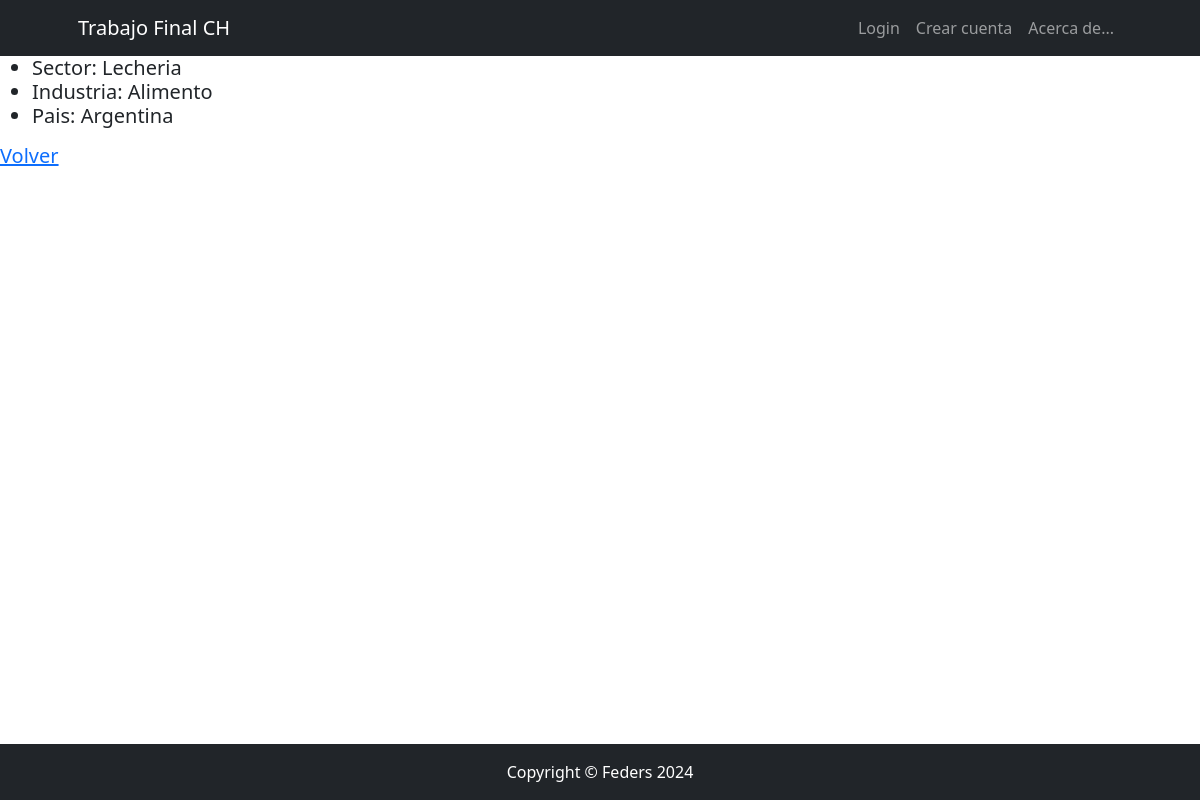
Before: /Empresa/empresa/detail/1 with the older database file.
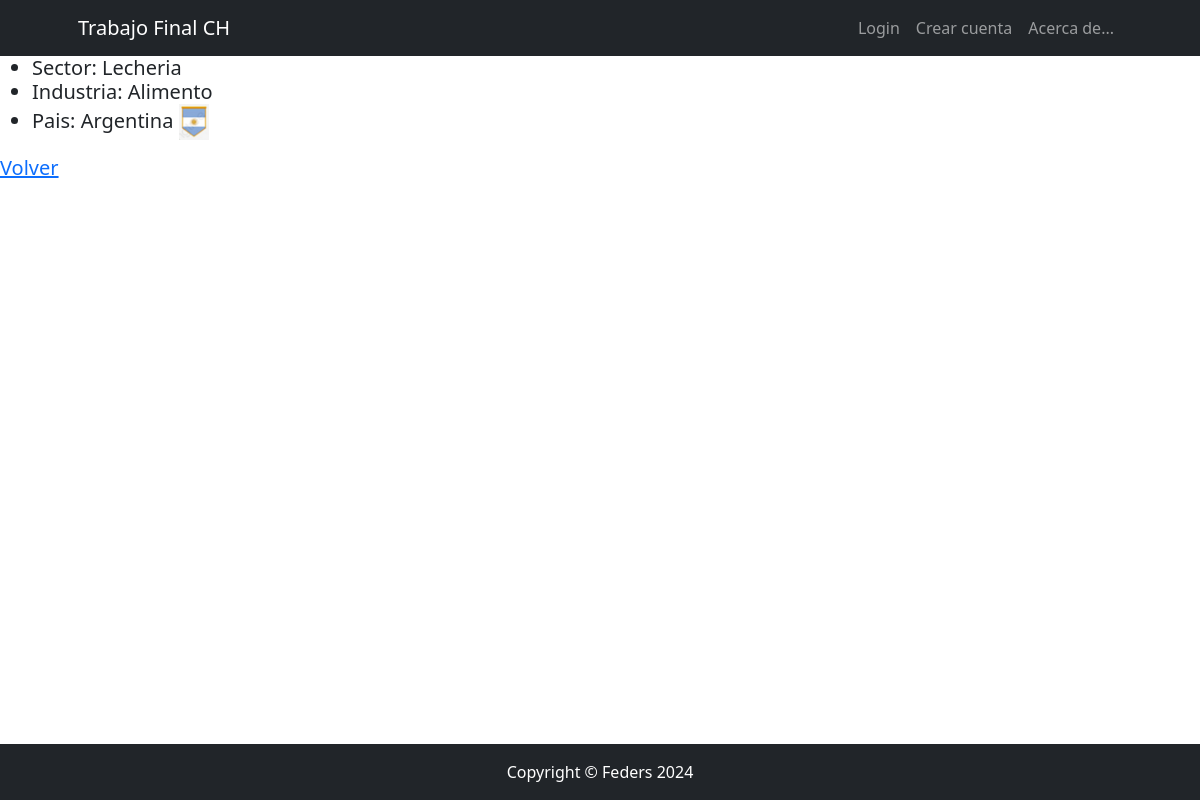
After: the same page with the newer database file.
### Empresa/models.py (models this page shows, shortened)
class Empresa(models.Model):
    nombre = models.CharField(unique=True,max_length=50)
    sector = models.ForeignKey(Sector, on_delete=models.SET_NULL, null=True, blank=True)
    pais = models.ForeignKey(Pais, on_delete=models.SET_NULL, null=True, blank=True)
    industria = models.ForeignKey(Industria, on_delete=models.SET_NULL, null=True, blank=True)
    class Meta:
        verbose_name = "Empresa"
        verbose_name_plural = "Empresas"

class Sector(models.Model):
    nombre = models.CharField(max_length=255, unique=True)
    def __str__(self) -> str:
        return self.nombre
    class Meta:
        verbose_name = "Sector"
        verbose_name_plural = "Sectores"

class Industria(models.Model):
    nombre = models.CharField(max_length=255)
    def __str__(self) -> str:
        return self.nombre

class Pais(models.Model):
    nombre = models.CharField(max_length=255)
    avatar = models.ImageField(upload_to="avatares", null=True, blank=True)
    def __str__(self) -> str:
        return self.nombre
    class Meta:
        verbose_name = "Pais"
        verbose_name_plural = "Paises"

### Empresa/views.py (the view)
# urls.py: path("empresa/detail/<int:pk>", views.EmpresaDetail.as_view(), name="empresa_detail"),
class EmpresaDetail(DetailView):
    model = Empresa

### Empresa/templates/Empresa/empresa_detail.html (shortened to what this page needs)
{% extends 'core/base.html' %}
{% block contenido %}
    <ul>
        <li>Sector: {{ object.sector }}</li>
        <li>Industria: {{ object.industria }}</li>
        <li>Pais: {{ object.pais }}
            {% if  object.pais.avatar %}
                <img src="{{object.pais.avatar.url}}" width="30">
            {% endif %}
        </li>
    </ul>
    <div>
        <a href="{% url 'Empresa:empresa_list' %}">Volver</a>
    </div>
{% endblock contenido %}

### core/templates/core/base.html (shortened to what this page needs)
{% load static %}
<!DOCTYPE html>
<html lang="en">
    <head>
        <link href="https://cdn.jsdelivr.net/npm/bootstrap-icons@1.4.1/font/bootstrap-icons.css" rel="stylesheet" />
        <link href="{% static 'core/css/styles.css' %}" rel="stylesheet" />
    </head>
    <body>
        {% include 'core/components/navbar.html' %}
        <h5>
    {% block contenido %}
    {% endblock contenido %}
        </h5>
        {% include 'core/components/footer.html' %}
    </body>
</html>

### core/templates/core/components/navbar.html (shortened to what this page needs)
               <nav class="navbar navbar-expand-lg navbar-dark bg-dark">
                <div class="container px-lg-5">
                    <a class="navbar-brand" href="#!">Trabajo Final CH</a>
                    <div class="collapse navbar-collapse" id="navbarSupportedContent">
                        <ul class="navbar-nav ms-auto mb-2 mb-lg-0">
                            {% if user.is_authenticated %}
                                <p class="text-info ">Hola {{ user.username | title }}!</p>
                                <li class="nav-item">
                                    <a class="nav-link" href="{% url 'Empresa:index' %}">Mostrar Empresas</a>
                                </li>
                                <li class="nav-item">
                                    <a class="nav-link text-bg-info">Eres: {{ user.username }}</a>
                                </li>
                                <li class="nav-item">
                                    <form action="{% url 'core:logout' %}" method="post">
                                        {% csrf_token %}
                                        <button type="submit" class="btn btn-dark">Logout</button>
                                    </form>
                                </li>
                            {% else %}
                                <li class="nav-item">
                                    <a class="nav-link" href="{% url 'core:login' %}">Login</a>
                                </li>
                                <li class="nav-item">
                                    <a class="nav-link" href="{% url 'core:register' %}">Crear cuenta</a>
                                </li>
                                <li class="nav-item">
                                    <a class="nav-link" href="{% url 'core:acercade' %}">Acerca de...</a>
                                </li>
                            {% endif %}
                        </ul>
                    </div>
                </div>
            </nav>

### core/templates/core/components/footer.html
<footer class="py-3 bg-dark fixed-bottom">
    <div class="container"><p class="m-0 text-center text-white">Copyright &copy; Feders 2024</p></div>
</footer>

Changed rows visible on the page:
changed through a linked row, Empresa "Lecheria": pais.avatar: picture added
